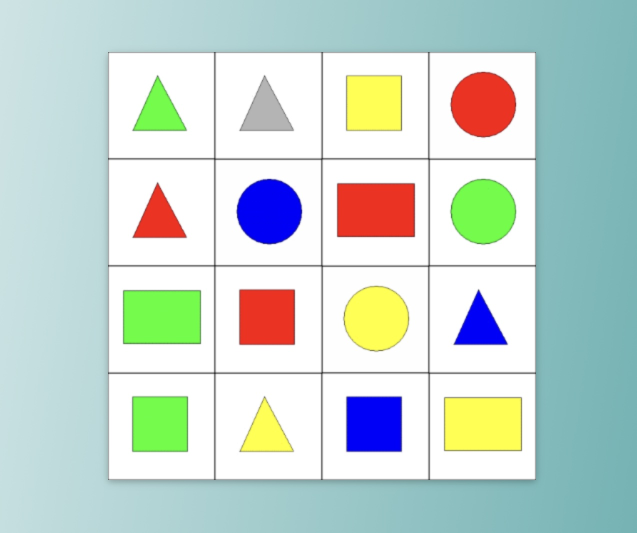
#> input picture test.jpg, 1274 x 1066 px (shown at 1/2 size)
$ python -i funciones.py   (imports and definitions only)
#> lines starting #> are read from the running program, lines starting #| are printed output that depends on the picture; after the words box and inside, x2 and y2 are one past the last pixel; in counts of white or black regions, pixels touching at a corner belong together
# LIBRERIAS
import cv2
import numpy as np

class Detector:

    count = 0

    def __init__(self):
        #Rango de colores HSV
        ## ROJO
        self.redBajo1 = np.array([0, 100, 20], np.uint8)
        self.redAlto1 = np.array([8, 255, 255], np.uint8)
        self.redBajo2 = np.array([175, 100, 20], np.uint8)
        self.redAlto2 = np.array([179, 255, 255], np.uint8)
        ## AZUL
        self.azulBajo = np.array([100, 100, 20], np.uint8)
        self.azulAlto = np.array([125, 255, 255], np.uint8)
        ## VERDE
        self.verdeBajo = np.array([40, 100, 20], np.uint8)
        self.verdeAlto = np.array([75, 255, 255], np.uint8)

    ## Funcion para Dibujar el contorno en la figura
    def dibujarContorno(self, cap, mask, color=(0,0,0)):
        contornos, hierarchy = cv2.findContours(mask, cv2.RETR_EXTERNAL, cv2.CHAIN_APPROX_SIMPLE)
        self.count = self.count + len(contornos)
        for c in contornos:
            area = cv2.contourArea(c)
            if area > 3000:
                nuevoContorno = cv2.convexHull(c)
                cv2.drawContours(cap, [nuevoContorno], 0, color, 3)


    ## Funcion para usar video
    def video(self):
        try:
            #Inicializacion del cv2 para capturar video
            vip = cv2.VideoCapture(0)
            while True:
                ret,frame = vip.read()
                if ret==True:
                    frameHSV = cv2.cvtColor(frame, cv2.COLOR_BGR2HSV)
                    maskAzul = cv2.inRange(frameHSV, self.azulBajo, self.azulAlto)
                    maskVerde = cv2.inRange(frameHSV, self.verdeBajo, self.verdeAlto)
                    maskRed1 = cv2.inRange(frameHSV, self.redBajo1, self.redAlto1)
                    maskRed2 = cv2.inRange(frameHSV, self.redBajo2, self.redAlto2)
                    maskRed = cv2.add(maskRed1, maskRed2)
                    self.dibujarContorno(frame, maskAzul, (255,0,0))
                    self.dibujarContorno(frame, maskVerde, (0, 128, 0))
                    self.dibujarContorno(frame, maskRed, (0,0,255))
                    cv2.imshow('frame', frame)
                    if cv2.waitKey(1) & 0xFF == ord('s'):
                        break
            vip.release()
            cv2.destroyAllWindows()
        except:
            print("Ha ocurrido un erro inesperado")

    ## Funcion para usar imagen
    def imagen(self, img):
#> called with img = 'test.jpg'
        try:
            #Inicializacion del cv2 para capturar imagen
            cap = cv2.imread(cv2.samples.findFile(img), cv2.IMREAD_COLOR)
#> cap is the input picture: shape (1066, 1274, 3); mean B, G, R 207.5, 213.9, 196.8
            while True:
                frameHSV = cv2.cvtColor(cap, cv2.COLOR_BGR2HSV)
#> frameHSV: shape (1066, 1274, 3); mean H, S, V 51.5, 50.6, 226.2
                maskAzul = cv2.inRange(frameHSV, self.azulBajo, self.azulAlto)
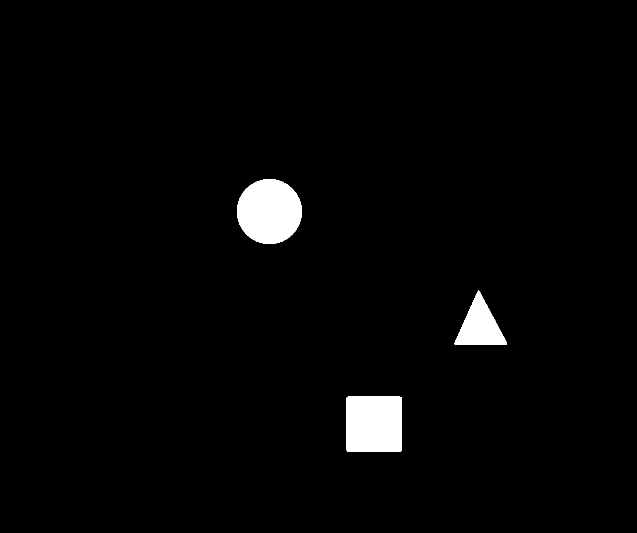
#> maskAzul: shape (1066, 1274) (shown at 1/2 size); 2.3% white; 3 white regions, box (x1, y1, x2, y2) and area: (474, 358, 604, 488) 13272, (693, 793, 803, 903) 12090, (909, 581, 1014, 689) 5959
                maskVerde = cv2.inRange(frameHSV, self.verdeBajo, self.verdeAlto)
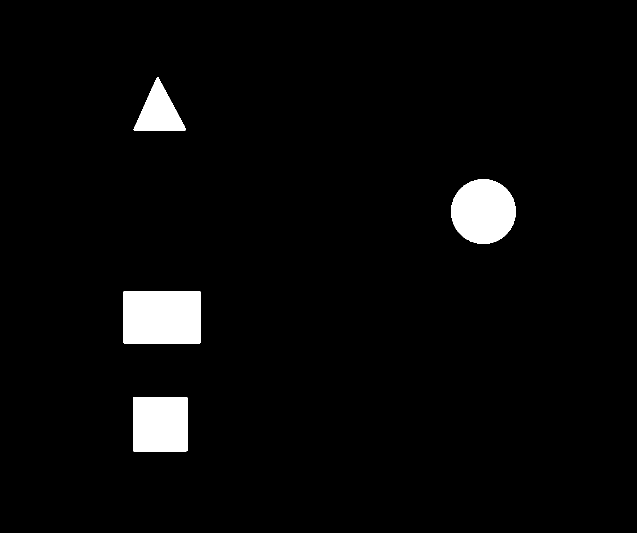
#> maskVerde: shape (1066, 1274) (shown at 1/2 size); 3.5% white; 4 white regions, box (x1, y1, x2, y2) and area: (247, 582, 401, 687) 16166, (902, 358, 1032, 488) 13166, (266, 794, 375, 903) 11877, (267, 154, 372, 261) 5883
                maskRed1 = cv2.inRange(frameHSV, self.redBajo1, self.redAlto1)
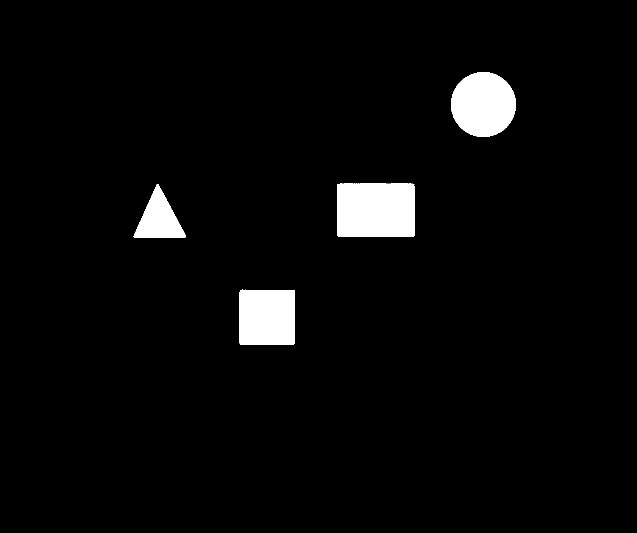
#> maskRed1: shape (1066, 1274) (shown at 1/2 size); 3.5% white; 4 white regions, box (x1, y1, x2, y2) and area: (675, 367, 829, 474) 16445, (902, 144, 1032, 274) 13226, (479, 579, 589, 689) 11986, (267, 368, 372, 475) 5918
                maskRed2 = cv2.inRange(frameHSV, self.redBajo2, self.redAlto2)
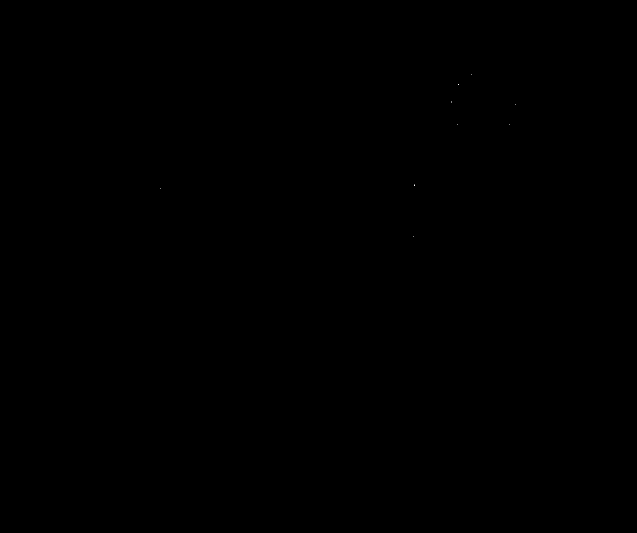
#> maskRed2: shape (1066, 1274) (shown at 1/2 size); 0% white in thin lines or dots, all inside (x1, y1, x2, y2) = (321, 148, 1032, 474)
                maskRed = cv2.add(maskRed1, maskRed2)
#> maskRed: shape (1066, 1274); 3.5% white; 4 white regions
                self.dibujarContorno(cap, maskAzul)
#> in dibujarContorno, `contornos, hierarchy = cv2.findContours(mask, cv2.RETR_EXTERNAL, cv2.C..`: contornos = 3 contours; box (x1, y1, x2, y2) and area: (474, 358, 604, 488) 13086, (693, 793, 803, 903) 11874, (909, 581, 1014, 689) 5798
#> in dibujarContorno, `self.count = self.count + len(contornos)`: self.count = 3
#> the loop in dibujarContorno, `for c in contornos:` made 3 passes
#> area on passes 1 to 3: 11873.5, 5798.5, 13086.5
#> after the loop in dibujarContorno, `for c in contornos:`:
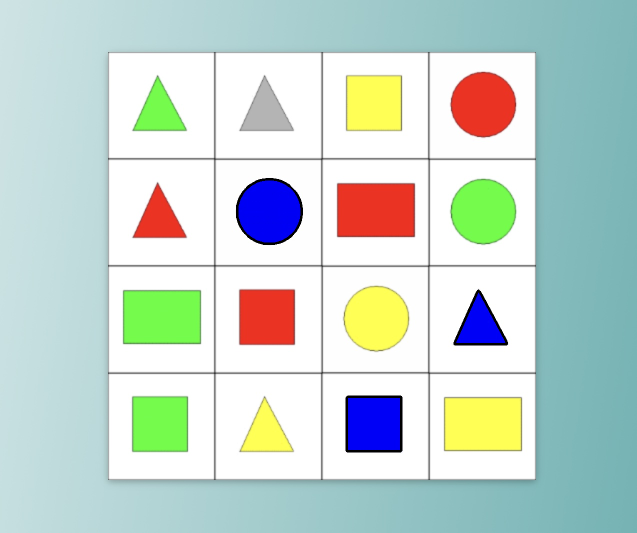
#> cap: shape (1066, 1274, 3) (shown at 1/2 size); 0.43% of pixels changed, all inside (x1, y1, x2, y2) = (472, 356, 1016, 905)
                self.dibujarContorno(cap, maskVerde)
#> call 2 of dibujarContorno, with color = (0, 0, 0)
#> in dibujarContorno (call 2), `contornos, hierarchy = cv2.findContours(mask, cv2.RETR_EXTERNAL, cv2.C..`: contornos = 4 contours; box (x1, y1, x2, y2) and area: (247, 582, 401, 687) 15910, (902, 358, 1032, 488) 12982, (266, 794, 375, 903) 11662, (267, 154, 372, 261) 5724
#> in dibujarContorno (call 2), `self.count = self.count + len(contornos)`: self.count = 7
#> the loop in dibujarContorno (call 2), `for c in contornos:` made 4 passes
#> area on passes 1 to 4: 11661.5, 15910, 12982, 5724
#> after the loop in dibujarContorno (call 2), `for c in contornos:`:
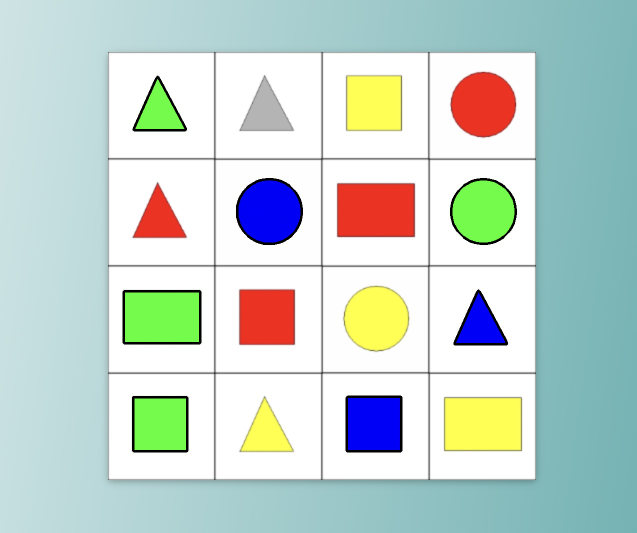
#> cap: shape (1066, 1274, 3) (shown at 1/2 size); 0.61% of pixels changed, all inside (x1, y1, x2, y2) = (245, 152, 1034, 905)
                self.dibujarContorno(cap, maskRed)
#> call 3 of dibujarContorno, with color = (0, 0, 0)
#> in dibujarContorno (call 3), `contornos, hierarchy = cv2.findContours(mask, cv2.RETR_EXTERNAL, cv2.C..`: contornos = 4 contours; box (x1, y1, x2, y2) and area: (675, 367, 829, 474) 16192, (902, 144, 1032, 274) 13049, (479, 579, 589, 689) 11770, (267, 368, 372, 475) 5760
#> in dibujarContorno (call 3), `self.count = self.count + len(contornos)`: self.count = 11
#> the loop in dibujarContorno (call 3), `for c in contornos:` made 4 passes
#> area on passes 1 to 4: 11769.5, 5760, 16192, 13049
#> after the loop in dibujarContorno (call 3), `for c in contornos:`:
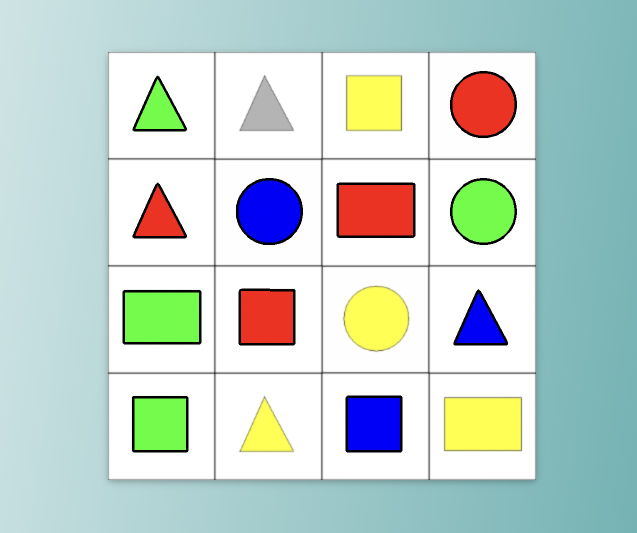
#> cap: shape (1066, 1274, 3) (shown at 1/2 size); 0.61% of pixels changed, all inside (x1, y1, x2, y2) = (265, 142, 1034, 691)
                cv2.imshow(img.split('/')[-1].split('.')[0], cap)
                if cv2.waitKey(0):
#> (key Esc is pressed here)
                    break
                cap.release()
                cv2.destroyAllWindows()
        except:
            print("Ha ocurrido un erro inesperado")

    def getCount(self):
        return self.count

>>> result = Detector().imagen('test.jpg')
